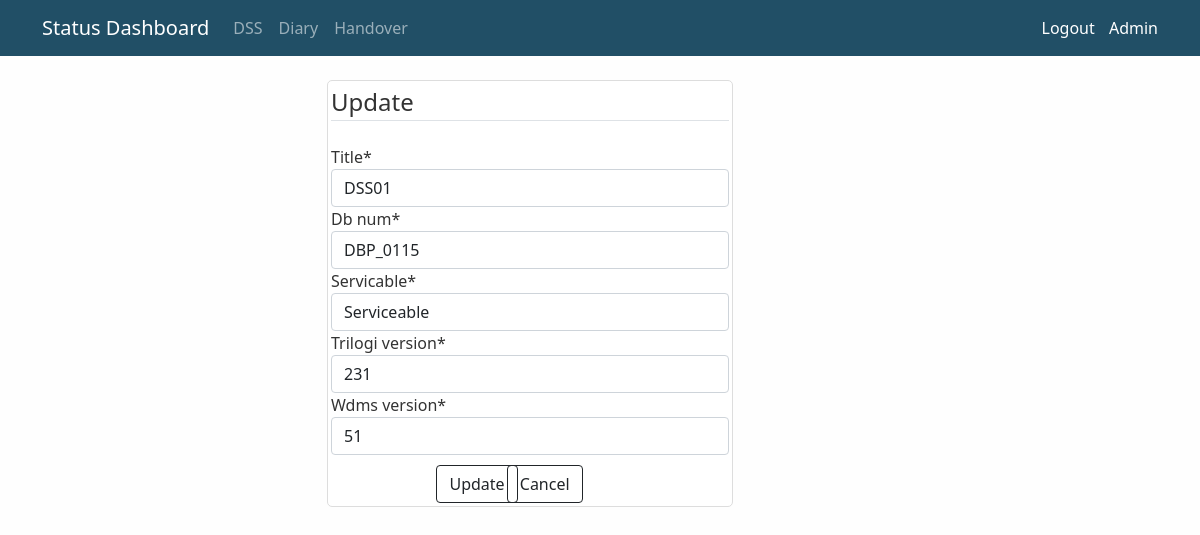
The page /1/software/update/ (signed in) on the database its author committed.
### board/models.py (models this page shows, shortened)
class DSS(models.Model):
	title = models.CharField(max_length=100)
	db_num = models.CharField(max_length=8)
	servicable = models.CharField(max_length=100)
	wdms_version = models.CharField(max_length=10)
	trilogi_version = models.CharField(max_length=10)
	day_of_weekly = models.CharField(max_length=10)
	notes = models.TextField()

### board/views.py (the view, shortened to what this page needs)
# urls.py: path('<int:pk>/software/update/', DSSUpdateView.as_view(), name='software-update'),
class DSSUpdateView(LoginRequiredMixin, UpdateView):
	model = DSS
	fields = ['title', 'db_num', 'servicable', 'trilogi_version', 'wdms_version']

### board/templates/board/dss_form.html (shortened to what this page needs)
{% extends "board/base.html"%}
{% load crispy_forms_tags %}
{% block content %}
	<div class="row">
		<div class="col-md-3">
		</div>
		<div class="col-md-5">
			<div class='content-section'>
				<form method='POST'>
					<fieldset class="form-group">
						<legend class="border-bottom mb-4">Update</legend>
						{{ form|crispy }}
					</fieldset>
					<div class="form-group" style="padding-top: 10px;">
						<div class="row">
							<div class="col-md-3">
							</div>
							<div class="col-md-2">
								<button class="btn btn-outline-dark" type="submit">Update</button>
							</div>
							<div class="col-md-2">
								<button class="btn btn-outline-dark" href="{% url 'board-home' %}">Cancel</button>
							</div>
						</div>
					</div>
				</form>
			</div>
		</div>
	</div>
{% endblock content %}

### board/static/board/main.css (style rules this page uses)
body { background: #fefefe; color: #333333; margin-top: 5rem; }
h1, h2, h3, h4, h5, h6, { color: #5d8aa8; }
.content-section { width: 90%; background: #ffffff; padding: 3px 3px; border: 1px solid #dddddd; border-radius: 5px; margin-bottom: 10px; }

### rows shown on the page
DSS: title "DSS01", db_num "DBP_0115", servicable "Serviceable", trilogi_version "231", wdms_version "51"
